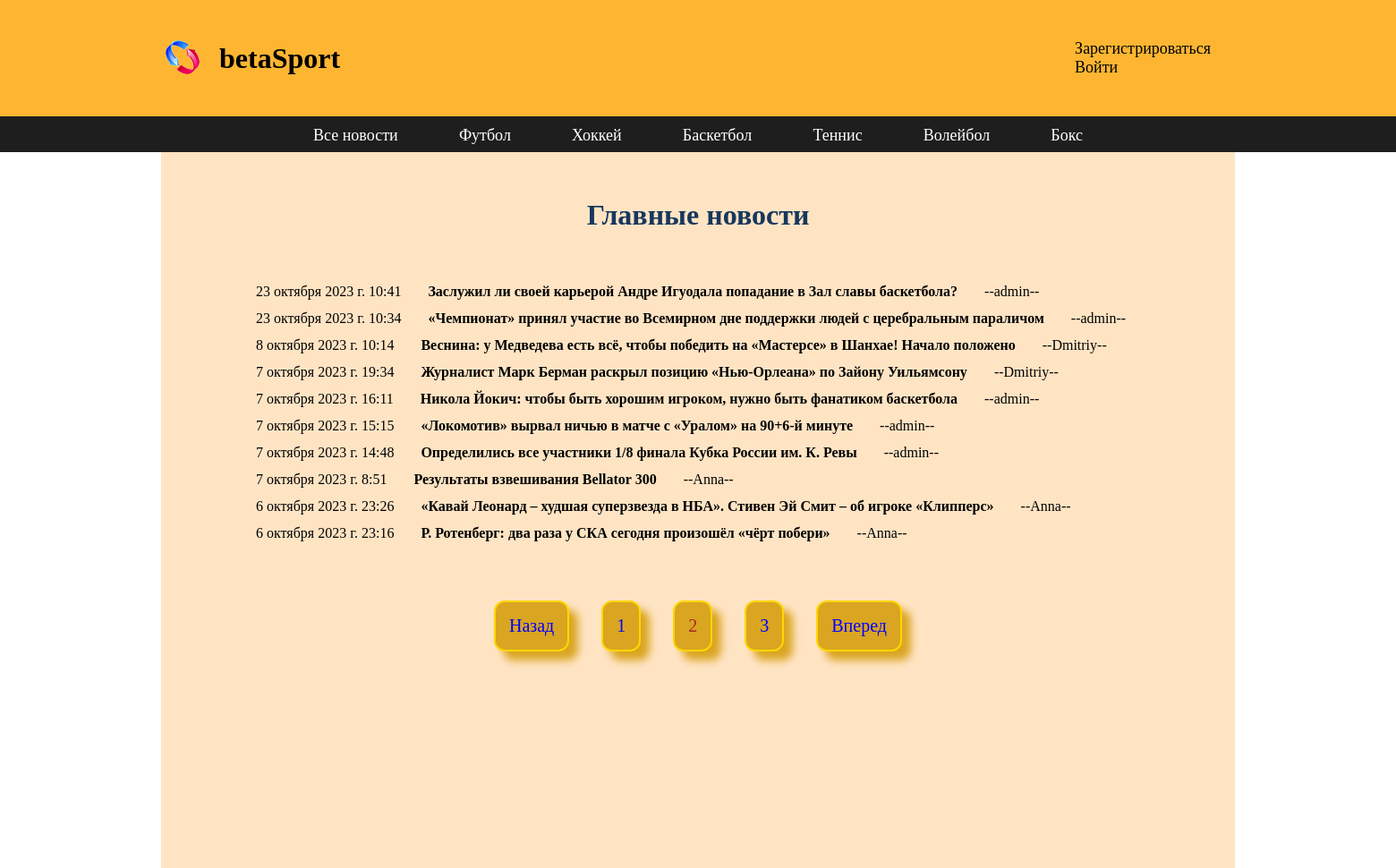
Screenshot of /?page=2 with the database file from the repository.
### newpost/models.py (models this page shows, shortened)
class Sportnews(models.Model):
    sport = [
        (1, "футбол"),
        (2, "хоккей"),
        (3, "баскетбол"),
        (4, "теннис"),
        (5, "волейбол"),
        (6, "бокс")
    ]
    tsport = models.PositiveSmallIntegerField('tsport', choices=sport)
    title = models.CharField(max_length=100)
    news = models.TextField(max_length=1500)
    created = models.DateTimeField(auto_now_add=True)
    image = models.ImageField(upload_to='images/', blank=True)
    user = models.ForeignKey(User, on_delete=models.CASCADE, blank=True)
    vote_total = models.IntegerField(default=0)
    vote_ratio = models.IntegerField(default=0)

### newpost/views.py (the view)
# urls.py: path('', views.allnews, name='allnews'),
def allnews(request):
    an = Sportnews.objects.order_by('-created')
    page = request.GET.get('page')
    res = 10
    paginator = Paginator(an, res)
    try:
        an = paginator.page(page)
    except PageNotAnInteger:
        page = 1
        an = paginator.page(page)
    except EmptyPage:
        page = paginator.num_pages
        an = paginator.page(page)
    lp = int(page) - 2
    if lp < 1:
        lp = 1
    rp = int(page) + 3
    if rp > paginator.num_pages:
        rp = paginator.num_pages + 1
    dist = range(lp, rp)
    return render(request, 'newpost/allnews.html', {'an': an, 'paginator': paginator, 'dist': dist})

### newpost/templates/newpost/allnews.html
{% extends 'newpost/base.html' %}
{% block content %}
<div class="aut">
        <div class="zag">
                <h1>Главные новости</h1>
        </div>
</div>
<div class="new">
        {% for i in an %}
        <div class="blok">
            <div class="creat"> {{ i.created }} </div>
            <div class="tit"> <a href="{% url 'detail' i.id %}"> {{ i.title }} </a> </div>
            <div class="us"> --{{ i.user }}-- </div>
         </div>
        {% endfor %}
</div>
{% if an.has_other_pages %}
<div class="paginator">
        <ul class="str">
                {% if an.has_previous %}
                <li><a href="?page={{ an.previous_page_number }}" class="link">Назад</a></li>
                {% endif %}
                {% for page in dist  %}
                {% if page == an.number %}
                <li><a href="?page={{ page }}" class="alink">{{ page }}</a></li>
                {% else %}
                <li><a href="?page={{ page }}" class="link">{{ page }}</a></li>
                {% endif %}
                {% endfor %}
                {% if an.has_next %}
                <li><a href="?page={{ an.next_page_number }}" class="link">Вперед</a></li>
                {% endif %}
        </ul>
</div>
{% endif %}
{% endblock %}

### newpost/static/css/style.css (style rules this page uses)
* { margin: 0; padding: 0; }
a { text-decoration: none; color: black; }
.content h1 { padding: 12px; }
.new { width: 1050px; margin-left: 100px; padding-right: 400px; margin-right: 150px; }
.blok { padding: 6px; display: flex; }
.tit { padding-left: 30px; font-weight: bold; }
.us { padding-left: 30px; }
.aut { display: flex; flex-direction: column; align-items: center; }
.zag { margin: 40px; color: rgb(23, 55, 92); }
.link { text-decoration: none; color: blue; }
.alink { color: brown; }
.paginator ul { padding-top: 50px; font-size: 20px; display: flex; list-style: none; flex-wrap: wrap; justify-content: center; align-items: center; gap: 1rem; border: 1px black; }
.paginator li { margin: 10px ; padding: 15px; border: 2px solid gold; background-color: goldenrod; border-radius: 12px; box-shadow: 10px 10px 10px goldenrod; }

### rows the page displays
Sportnews: created "23 октября 2023 г. 10:41", title "Заслужил ли своей карьерой Андре Игуодала попадание в Зал славы баскетбола?", user "admin"
Sportnews: created "23 октября 2023 г. 10:34", title "«Чемпионат» принял участие во Всемирном дне поддержки людей с церебральным параличом", user "admin"
Sportnews: created "8 октября 2023 г. 10:14", title "Веснина: у Медведева есть всё, чтобы победить на «Мастерсе» в Шанхае! Начало положено", user "Dmitriy"
Sportnews: created "7 октября 2023 г. 19:34", title "Журналист Марк Берман раскрыл позицию «Нью-Орлеана» по Зайону Уильямсону", user "Dmitriy"
Sportnews: created "7 октября 2023 г. 16:11", title "Никола Йокич: чтобы быть хорошим игроком, нужно быть фанатиком баскетбола", user "admin"
Sportnews: created "7 октября 2023 г. 15:15", title "«Локомотив» вырвал ничью в матче с «Уралом» на 90+6-й минуте", user "admin"
Sportnews: created "7 октября 2023 г. 14:48", title "Определились все участники 1/8 финала Кубка России им. К. Ревы", user "admin"
Sportnews: created "7 октября 2023 г. 8:51", title "Результаты взвешивания Bellator 300", user "Anna"
Sportnews: created "6 октября 2023 г. 23:26", title "«Кавай Леонард – худшая суперзвезда в НБА». Стивен Эй Смит – об игроке «Клипперс»", user "Anna"
Sportnews: created "6 октября 2023 г. 23:16", title "Р. Ротенберг: два раза у СКА сегодня произошёл «чёрт побери»", user "Anna"

### other values shown
{{ page }} "1" "3"
{{ page }} "2"
